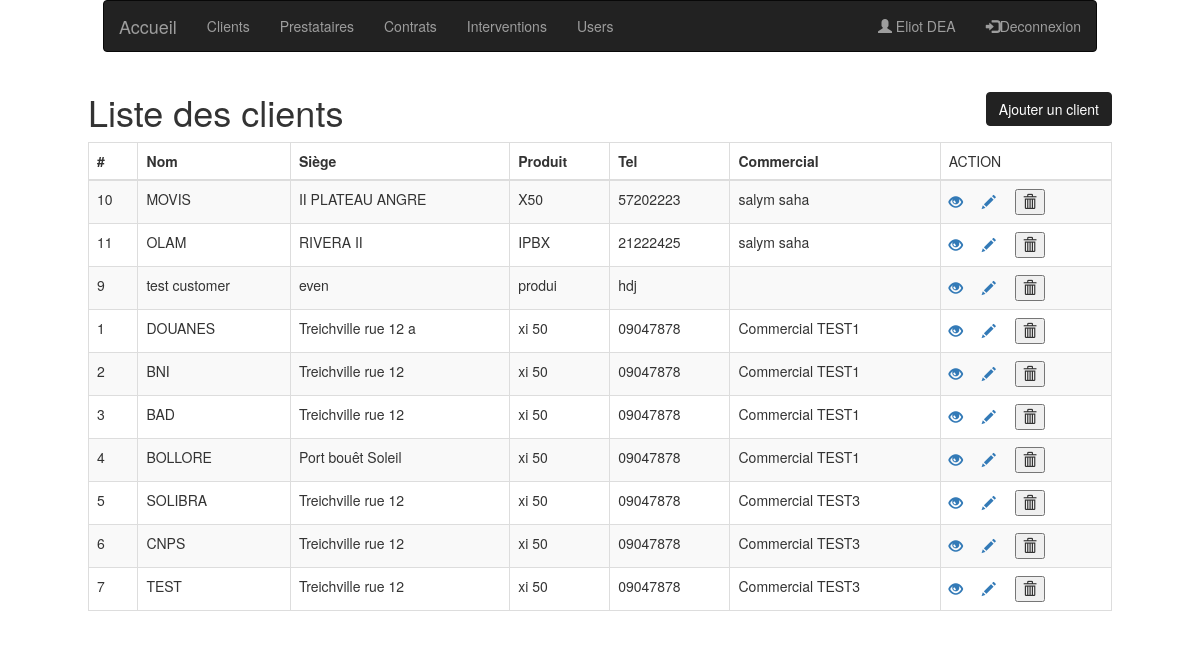
/admin.php?p=client_admin (signed in), run on the app's committed database.
### tables this page shows
CREATE TABLE IF NOT EXISTS `clients` (
  `id` int(11) NOT NULL AUTO_INCREMENT,
  `name` varchar(200) DEFAULT NULL,
  `place` varchar(200) DEFAULT NULL,
  `systeme` varchar(200) DEFAULT NULL,
  `email` varchar(200) DEFAULT NULL,
  `tel` varchar(200) DEFAULT NULL,
  `fax` varchar(200) DEFAULT NULL,
  `created_at` date DEFAULT NULL,
  `updated_at` date DEFAULT NULL,
  `created_by` int(11) DEFAULT NULL,
  `updated_by` int(11) DEFAULT NULL,
  `statut` int(11) DEFAULT NULL,
  `commercial_id` int(11) DEFAULT NULL,
  PRIMARY KEY (`id`),
  KEY `commercial_id` (`commercial_id`),
  CONSTRAINT `contrats_ibfk_1` FOREIGN KEY (`commercial_id`) REFERENCES `commercials` (`id`)
);

CREATE TABLE IF NOT EXISTS `commercials` (
  `id` int(11) NOT NULL AUTO_INCREMENT,
  `name` varchar(200) DEFAULT NULL,
  `email` varchar(200) DEFAULT NULL,
  `tel` varchar(50) DEFAULT NULL,
  `created_at` date DEFAULT NULL,
  `updated_at` date DEFAULT NULL,
  `created_by` int(11) DEFAULT NULL,
  `updated_by` int(11) DEFAULT NULL,
  `statut` int(11) DEFAULT NULL,
  PRIMARY KEY (`id`)
);

### app/App.php (called while the page is built, shortened)
<?php
	class App{
		private $db_instance;
		private static $_instance;
		public static function getInstance(){
			if(is_null(self::$_instance)){
				self::$_instance  = new App();
			}
			return self::$_instance;
		}
		public static function load(){
			require ROOT . '/app/Autoloader.php';
			require ROOT . '/core/Autoloader.php';
		}
		public function getTable($name){
			return new $class_name($this->getDb());
		}
		public function getDb(){
			$config = Config::getInstance(ROOT . '/config/config.php');
			if(is_null($this->db_instance)){
				$this->db_instance = new MysqlDataBase($config->get('db_name'), $config->get('db_user'), $config->get('db_pass'), $config->get('db_host'));
			}
			return $this->db_instance;
		}
	}
?>

### app/Autoloader.php (called while the page is built, shortened)
<?php
	class Autoloader{
		static function autoload($class){
			if(strpos($class, __NAMESPACE__ . '\\') === 0){
				$class = str_replace(__NAMESPACE__ .'\\', '', $class);
				$class = str_replace('\\', '/', $class);
			}
		}
	}
?>

### core/Autoloader.php (called while the page is built, shortened)
<?php
	class Autoloader{
		static function autoload($class){
			if(strpos($class, __NAMESPACE__ . '\\') === 0){
				$class = str_replace(__NAMESPACE__ .'\\', '', $class);
				$class = str_replace('\\', '/', $class);
			}
		}
	}
?>

### core/Config.php (called while the page is built, shortened)
<?php
	class Config{
		private $settings = [];
		private static $_instance;
		public static function getInstance($file){
			if(is_null(self::$_instance)){
				self::$_instance  = new Config($file);
			}
			return self::$_instance;
		}
		public function __construct($file){
			$this->settings = require($file);
		}
		public function get($key){
			return $this->settings[$key];
		}
	}
?>

### config/config.php (called while the page is built)
<?php
	return array(
		"db_user" => 'root',
		"db_pass" => '',
		"db_host" => 'localhost',
		"db_name" => 'test-laravel'
	);
?>

### core/Table/Table.php (called while the page is built, shortened)
<?php
	class Table{
		protected $db;
		public function __construct(DataBase $db){
			$this->db = $db;
		}
		public function query($statement, $attributes = null, $one= false){
			if($attributes){
				return $this->db->prepare(
					$statement,
					$attributes,
					str_replace('Table', 'Entity', get_class($this)),
					$one);
			}else{
				return $this->db->query(
					$statement,
					str_replace('Table', 'Entity', get_class($this)),
					$one);
			}
		}
	}
?>

### core/Database/MysqlDatabase.php (called while the page is built, shortened)
<?php
	class MysqlDatabase extends Database{
		private $pdo;
		private function getPDO(){
			if($this->pdo === null){
				$pdo = new PDO('mysql:dbname=application_dob_contrat;host=localhost', 'root', '');
				$pdo->setAttribute(PDO::ATTR_ERRMODE, PDO::ERRMODE_EXCEPTION);
				$this->pdo = $pdo;
			}
			return $this->pdo;
		}
		public function query($statement, $class_name= null,  $one = false){
			$req = $this->getPDO()->query($statement);
			if($class_name === null){
				$req->setFetchMode(PDO::FETCH_OBJ);
			}else{
				$req->setFetchMode(PDO::FETCH_CLASS, $class_name);
			}
			if($one){
				$datas = $req->fetch();
			}else{
				$datas = $req->fetchAll();
			}
			return $datas;
		}
	}
?>

### app/Table/ClientTable.php (called while the page is built, shortened)
<?php
class ClientTable extends Table{
	public function last(){
		return $this->query("
			SELECT clients.id, clients.name, clients.place, clients.systeme, clients.email, clients.tel, clients.fax, clients.commercial_id, clients.created_at, clients.updated_at, clients.created_by, clients.updated_by, clients.statut, commercials.name as commercial, commercials.email as _commercial_email, commercials.tel as _commercial_tel, commercials.created_at as _commercial_created_at, commercials.updated_at as _commercial_updated_at, commercials.created_by as _commercial_created_by, commercials.updated_by as _commercial_updated_by, commercials.statut as _commercial_statut
			FROM clients
			LEFT JOIN commercials ON clients.commercial_id = commercials.id
			ORDER BY clients.created_at DESC"
		);
	}
}
?>

### pages/admin/clients/index.php (the view, shortened to what this page needs)
<div class="row">
	<h1>Liste des clients
    <a href="?p=client_admin_add" class="btn  btn-orange-ci pull-right">Ajouter un client</a></h1>
	<table class='table table-bordered table-striped'>
        <thead>
            <tr>
                <th>#</th>
                <th>Nom</th>
                <th>Siège</th>
                <th>Produit</th>
                <th>Tel</th>
                <th>Commercial</th>
                <td>ACTION</td>
            </tr>
        </thead>
        <?php foreach(App::getInstance()->getTable('Client')->last() as $client): ?>
        <?php
        if ($client->statut) {?>
        <tr>
            <td><?= $client->id ?></td>
        	<td><?=    substr($client->name,0,15) ?></td>
        	<td><?=    substr($client->place,0,20) ?></td>
        	<td><?= substr($client->systeme,0,6) ?></td>
            <td><?= $client->tel ?></td>
        	<td><?= $client->commercial ?></td>
        	<td>
	            <a  href="?p=client_admin_show&id=<?= $client->id;?>" title="Plus d'info">
	                <span class="glyphicon glyphicon-eye-open"></span>
	            </a>
	            <a  href="?p=client_admin_edit&id=<?= $client->id;?>"  title="Modifier">
	                <span class="glyphicon glyphicon-pencil"></span>
	            </a>
                <form action="?p=client_admin_delete&id=<?= $client->id;?>" style="display: inline;" method="post">
                    <button type="submit">
                        <span class="glyphicon glyphicon-trash"></span>
                    </button>
                </form>
        	</td>
        </tr>
        <?php
            }
            endforeach;
        ?>
    </table>
</div>

### public/css/persoStyle.css (style rules this page uses)
.btn-orange-ci { color: #fff; background-color: #222222; border-color: #222222; }

### pages/templates/admin.php (style rules this page uses)
table tr td:last-child a { margin-right: 15px; }

### data on the page
clients: id "10", name "MOVIS", place "II PLATEAU ANGRE", systeme "X50", tel "57202223", commercial.name "salym saha"
clients: id "11", name "OLAM", place "RIVERA II", systeme "IPBX", tel "21222425", commercial.name "salym saha"
clients: id "9", name "test customer", place "even", systeme "produi", tel "hdj"
clients: id "1", name "DOUANES", place "Treichville rue 12 a", systeme "xi 50", tel "09047878", commercial.name "Commercial TEST1"
clients: id "2", name "BNI", place "Treichville rue 12", systeme "xi 50", tel "09047878", commercial.name "Commercial TEST1"
clients: id "3", name "BAD", place "Treichville rue 12", systeme "xi 50", tel "09047878", commercial.name "Commercial TEST1"
clients: id "4", name "BOLLORE", place "Port bouêt Soleil", systeme "xi 50", tel "09047878", commercial.name "Commercial TEST1"
clients: id "5", name "SOLIBRA", place "Treichville rue 12", systeme "xi 50", tel "09047878", commercial.name "Commercial TEST3"
clients: id "6", name "CNPS", place "Treichville rue 12", systeme "xi 50", tel "09047878", commercial.name "Commercial TEST3"
clients: id "7", name "TEST", place "Treichville rue 12", systeme "xi 50", tel "09047878", commercial.name "Commercial TEST3"

### other printed values
$auth->get_pseudo() "Eliot DEA"
